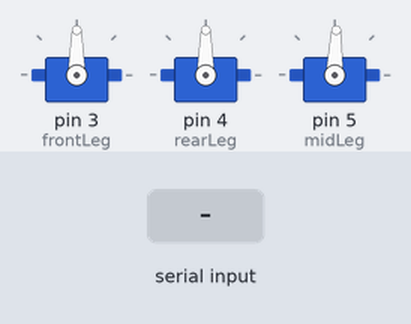
Bench run of a sketch on a simulated Arduino Uno, built with avr-gcc and run on an emulated ATmega328P. Shown: 3 × servo. Inputs (shaded band) come from the test bench. What the sketch prints to the serial monitor is not drawn.

Above: at 3.2 s.
3.3 s: "U" received over Serial
At 4.05 s:
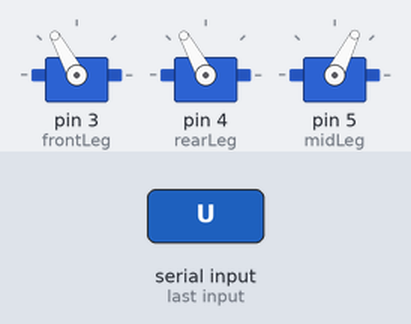
At 4.65 s:
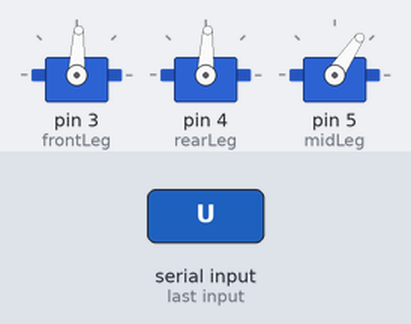
6.3 s: "L" received over Serial
At 7.67 s:
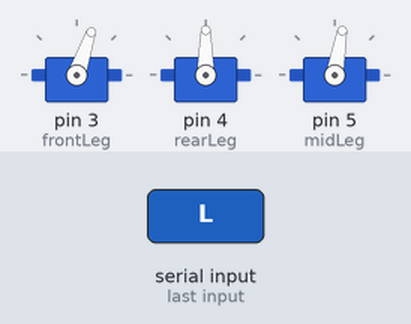
9.3 s: "D" received over Serial
At 10.69 s:
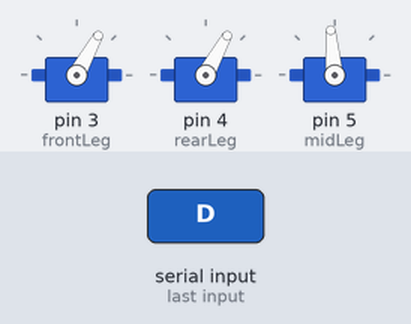
12.3 s: "R" received over Serial
15.3 s: "f" received over Serial
18.3 s: "r" received over Serial
Timing chart, 0 to 22.3 s (numbered marks = the images above; inputs shaded):
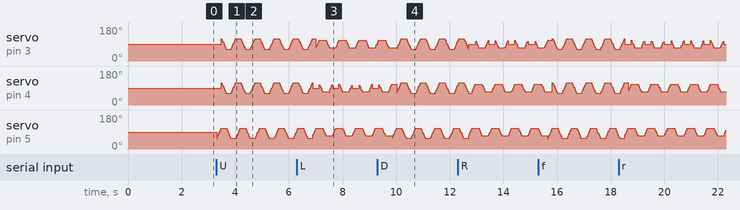

The sketch:

Spider2.ino
```cpp
//Spider bot program by MakeIt author
//link :
#include <Servo.h>

// creating the servo objects for front, rear and mid servo
Servo frontLeg;
Servo rearLeg;
Servo midLeg;
// setting the servo angle to 90° for startup
byte frontAngle = 90;
byte rearAngle = 90;
byte midAngle = 88;
// setting the delay value
byte delayWalk = 3;
byte delayTurn = 3;
byte delayDance = 15;
// Analog sensor pins
int left = 0;
int right = 0;


char val; // variable to receive data from the serial port


void setup(){
  // serial connection for debugging
  Serial.begin(9600);
  // attaching the servos to their pins
  frontLeg.attach(3);
  rearLeg.attach(4);
  midLeg.attach(5);
  // move servos to center position -> 90°
  frontLeg.write(frontAngle);
  rearLeg.write(rearAngle);
  midLeg.write(midAngle);
  delay(2000);

}
// Light detection and filtering
//Start dancig///
void dabRight(){

midAngle=55;
 midLeg.write(midAngle);
  for (frontAngle = 120; frontAngle > 60; frontAngle -= 1){
    rearLeg.write(frontAngle);
    delay(delayDance);
  }
    for (frontAngle = 60; frontAngle < 120; frontAngle += 1){
    rearLeg.write(frontAngle);
     delay(delayDance);
    }

    rearLeg.write(90);

}

void dabLeft(){

midAngle=110;
 midLeg.write(midAngle);


    for (frontAngle = 120; frontAngle > 60; frontAngle -= 1){
    frontLeg.write(frontAngle);
     delay(delayDance);
  }
    for (frontAngle = 60; frontAngle < 120; frontAngle += 1){
    frontLeg.write(frontAngle);
     delay(delayDance);
  }
  frontLeg.write(90);
}


void dabMiddle(){

  frontLeg.write(90);
  rearLeg.write(90);
  for (midAngle = 55; midAngle < 110; midAngle +=1){
    midLeg.write(midAngle);
    delay(delayDance);
  }
  for (midAngle = 110; midAngle > 55; midAngle -=1){
    midLeg.write(midAngle);
    delay(delayDance);
  }

  midLeg.write(88);

}

// Walk forward //////////////////////////////////////////////////////////
void forward(){

  for (midAngle = 55; midAngle < 110; midAngle +=1){
    midLeg.write(midAngle);
    delay(delayWalk);
  }
  for (frontAngle = 120; frontAngle > 60; frontAngle -= 1){
    frontLeg.write(frontAngle);
    rearLeg.write(frontAngle);
    delay(delayWalk);
  }
  for (midAngle = 110; midAngle > 55; midAngle -=1){
    midLeg.write(midAngle);
    delay(delayWalk);
  }
  for (frontAngle = 60; frontAngle < 120; frontAngle += 1){
    frontLeg.write(frontAngle);
    rearLeg.write(frontAngle);
    delay(delayWalk);
  }
}
// Walk reverse //////////////////////////////////////////////////////////
void reverse(){

  for (midAngle = 55; midAngle < 110; midAngle +=1){
    midLeg.write(midAngle);
    delay(delayWalk);
  }
  for (frontAngle = 60; frontAngle < 120; frontAngle += 1){
    frontLeg.write(frontAngle);
    rearLeg.write(frontAngle);
    delay(delayWalk);
  }

  for (midAngle = 110; midAngle > 55; midAngle -=1){
    midLeg.write(midAngle);
    delay(delayWalk);
  }
  for (frontAngle = 120; frontAngle > 60; frontAngle -= 1){
    frontLeg.write(frontAngle);
    rearLeg.write(frontAngle);
    delay(delayWalk);
  }
}
// Left Turn //////////////////////////////////////////////////////////
void leftTurn(){

  rearLeg.write(90);
  for (midAngle = 70; midAngle < 110; midAngle += 1){
    midLeg.write(midAngle);
    delay(delayTurn);
  }
  for (frontAngle = 70; frontAngle < 110; frontAngle +=1){
    frontLeg.write(frontAngle);
    delay(delayTurn);
  }
  for (rearAngle = 110; rearAngle > 70; rearAngle -=1){
    rearLeg.write(rearAngle);
    delay(delayTurn);
  }
  for (midAngle = 110; midAngle > 70; midAngle -= 1){
    midLeg.write(midAngle);
    delay(delayTurn);
  }
  for (frontAngle = 110; frontAngle > 70; frontAngle -=1){
    frontLeg.write(frontAngle);
    delay(delayTurn);
  }
  for (rearAngle = 70; rearAngle < 110; rearAngle +=1){
    rearLeg.write(rearAngle);
    delay(delayTurn);
  }
}
// Right Turn //////////////////////////////////////////////////////////
void rightTurn(){

  frontLeg.write(90);
  for (midAngle = 70; midAngle < 110; midAngle += 1){
    midLeg.write(midAngle);
    delay(delayTurn);
  }
  for (rearAngle = 70; rearAngle < 110; rearAngle +=1){
    rearLeg.write(rearAngle);
    delay(delayTurn);
  }
  for (frontAngle = 110; frontAngle > 70; frontAngle -=1){
    frontLeg.write(frontAngle);
    delay(delayTurn);
  }
  for (midAngle = 110; midAngle > 70; midAngle -= 1){
    midLeg.write(midAngle);
    delay(delayTurn);
  }
  for (rearAngle = 110; rearAngle > 70; rearAngle -=1){
    rearLeg.write(rearAngle);
    delay(delayTurn);
  }
  for (frontAngle = 70; frontAngle < 110; frontAngle +=1){
    frontLeg.write(frontAngle);
    delay(delayTurn);
  }
}
// Stop walking
void stay(){
    frontLeg.write(90);
    midLeg.write(90);
    rearLeg.write(90);
}

void letsDance()
{
  dabRight();
  delay(1000);
  dabLeft();
  delay(1000);
  dabMiddle();
  delay(1000);
  forward();
  delay(500);
  reverse();
  delay(500);
  rightTurn();
  delay(500);
  leftTurn();
  delay(500);

}
////////////////////////////////////////////////////////////////
void loop(){

// if data is available to read
// read it and store it in 'val'
  if( Serial.available() )
  {
    val = Serial.read();
  }


//Steering Controls

  if( val == 'U' )               // if 'U' received move up
  {
    forward();
   Serial.print(val);
  }

  if( val == 'D' )              // if 'D' received move down
  {
    reverse();
    Serial.print(val);
  }

  if( val == 'L' )               // if 'L' received move left
  {
    leftTurn();
    Serial.print(val);
  }
  if( val == 'R' )              // if 'R' received move right
  {
    rightTurn();
    Serial.print(val);
  }

  if( val == 'S' )               // if 'S' received stop the bot
  {
    stay();
      // move servos to center position -> 90°
    Serial.print(val);
  }


//Flight Mode settings

  if( val == 'f' )               // if 'f' received move forward
  {
    forward();
    Serial.print(val);
  }

  if( val == 'b' )               // if 'b' received move backward
  {
    reverse();
    Serial.print(val);
  }

  if( val == 'l' )               // if 'l' received move left
  {
    leftTurn();
    Serial.print(val);
  }

  if( val == 'r' )              // if 'r' received move right
  {
    rightTurn();
    Serial.print(val);
  }

  if( val == 'd' )               // if 'd' received set dance mode
  {
    letsDance();
    Serial.print(val);
  }


  //stay();
  //delay(1000);
  //forward();
  //reverse();
  //rightTurn();
}
```
